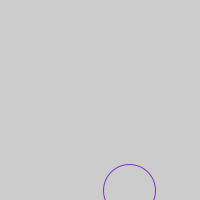
Frame 1 (no input)
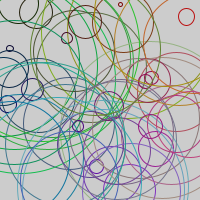
Frame 60 (the mouse pressed at the canvas centre just before this capture)
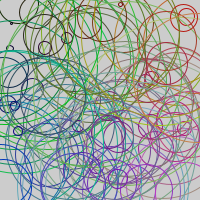
Frame 120 (the mouse held since frame 60 and released just before this capture)

The Processing sketch that drew these frames (run headless with seeded random() and noise(); from frame 60 on, the mouse is pressed at the canvas centre):

// Processing sketch: processing_166407
// ── processing_166407.pde

//This sketch creates random circles of rsndom colours, but eventually fills the page into a 
//palette of colour, with the colours tied into the locations on the canvas


void setup(){
  size(200,200);
  //set up the canvas size to 200x200px
}

void draw(){
  float r=random(200);
  float r2=random(200);
  float r3=random(200);
  //creates 3 variables and assigns them random numbers at the start of each draw loop
  //these numbers are all from 0 to 200
  noFill();
  //specifies the ellipse to not be filled
  stroke(r,r2,r3);
  //sets the stroke RGB colour based on the random values
  ellipse(r,r3,r2,r2);
  //draws a uniform ellipse of height/width 'r2' in a location on coordinates from r and r3

}
